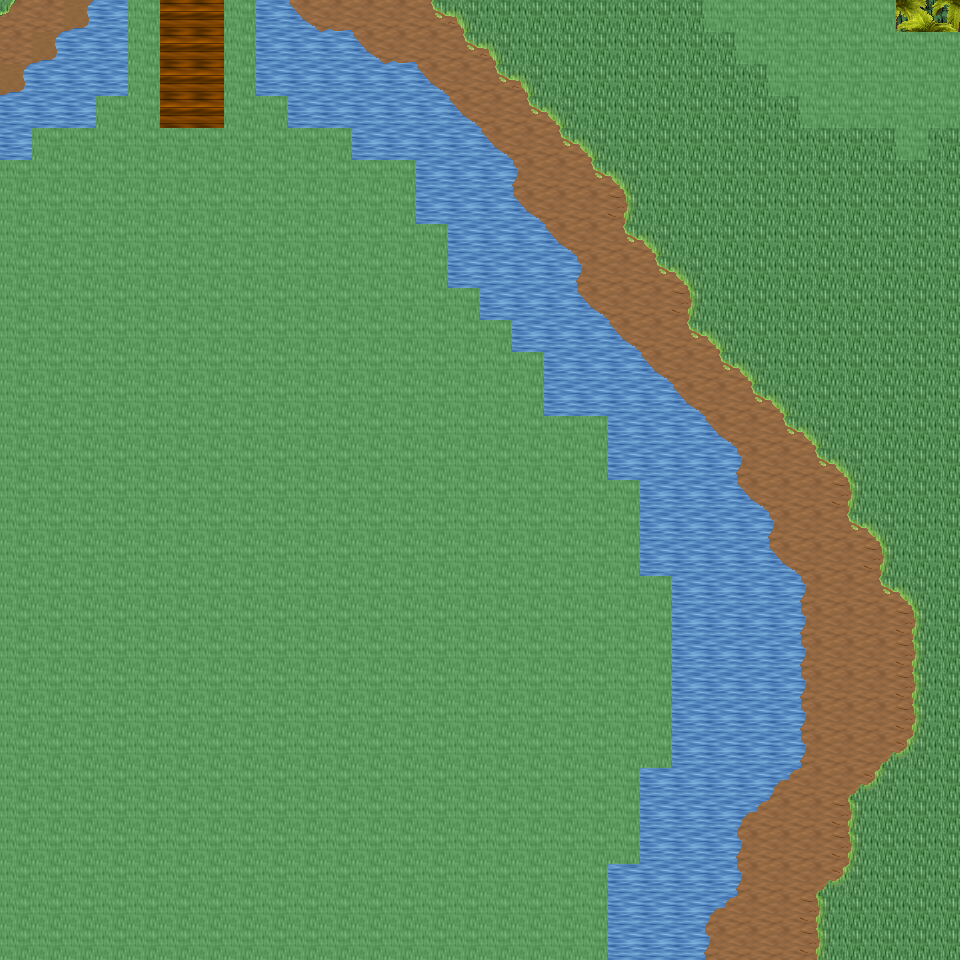

This is a level from a 2D game, rendered from its Tiled map with the project's own tilesets. A one-line summary and the map file follow, with tile-layer data summarised:
An orthogonal 30x30 tile map with 32x32 px tiles, 6 tile layers (Ground, Object, Object2, Above, ...), 35 tilesets and 7 objects (7x mapExit).

<map version="1.0" orientation="orthogonal" renderorder="right-down" width="30" height="30" tilewidth="32" tileheight="32" nextobjectid="8">
  <tileset firstgid="1" name="tileset_ground_ground" tilewidth="32" tileheight="32" tilecount="33" columns="3">
    <image source="../drawable/tileset_ground_ground.png" width="96" height="352" />
  </tileset>
  <tileset firstgid="34" name="tileset_ground_water_pool" tilewidth="32" tileheight="32" tilecount="72" columns="3">
    <image source="../drawable/tileset_ground_water_pool.png" width="96" height="768" />
  </tileset>
  <tileset firstgid="106" name="tileset_ground_water_pool_corners" tilewidth="32" tileheight="32" tilecount="72" columns="3">
    <image source="../drawable/tileset_ground_water_pool_corners.png" width="96" height="768" />
  </tileset>
  <tileset firstgid="178" name="tileset_ground_grass_edges" tilewidth="32" tileheight="32" tilecount="36" columns="12">
    <image source="../drawable/tileset_ground_grass_edges.png" width="384" height="96" />
  </tileset>
  <tileset firstgid="214" name="tileset_ground_grass_corners" tilewidth="32" tileheight="32" tilecount="24" columns="6">
    <image source="../drawable/tileset_ground_grass_corners.png" width="192" height="128" />
  </tileset>
  <tileset firstgid="238" name="tileset_plant_tree_palm_tree" tilewidth="32" tileheight="32" tilecount="6" columns="2">
    <image source="../drawable/tileset_plant_tree_palm_tree.png" width="64" height="96" />
  </tileset>
  <tileset firstgid="244" name="tileset_logic_creature_animal" tilewidth="32" tileheight="32" tilecount="32" columns="8">
    <image source="../drawable/tileset_logic_creature_animal.png" width="256" height="128" />
  </tileset>
  <tileset firstgid="276" name="tileset_logic_collision" tilewidth="32" tileheight="32" tilecount="1" columns="1">
    <image source="../drawable/tileset_logic_collision.png" width="32" height="32" />
  </tileset>
  <tileset firstgid="277" name="tileset_ground_ridge_earth_pale" tilewidth="32" tileheight="32" tilecount="96" columns="12">
    <image source="../drawable/tileset_ground_ridge_earth_pale.png" width="384" height="256" />
  </tileset>
  <tileset firstgid="373" name="tileset_object_tent" tilewidth="32" tileheight="32" tilecount="9" columns="3">
    <image source="../drawable/tileset_object_tent.png" width="96" height="96" />
  </tileset>
  <tileset firstgid="382" name="tileset_furniture_light_iron_lamp" tilewidth="32" tileheight="32" tilecount="3" columns="1">
    <image source="../drawable/tileset_furniture_light_iron_lamp.png" width="32" height="96" />
  </tileset>
  <tileset firstgid="385" name="tileset_furniture_light_flames" tilewidth="32" tileheight="32" tilecount="6" columns="6">
    <image source="../drawable/tileset_furniture_light_flames.png" width="192" height="32" />
  </tileset>
  <tileset firstgid="391" name="tileset_furniture_table_long_front_on_pale" tilewidth="32" tileheight="32" tilecount="3" columns="1">
    <image source="../drawable/tileset_furniture_table_long_front_on_pale.png" width="32" height="96" />
  </tileset>
  <tileset firstgid="394" name="tileset_furniture_chair_wooden_pale" tilewidth="32" tileheight="32" tilecount="4" columns="2">
    <image source="../drawable/tileset_furniture_chair_wooden_pale.png" width="64" height="64" />
  </tileset>
  <tileset firstgid="398" name="tileset_item_food_meals_1" tilewidth="32" tileheight="32" tilecount="2" columns="2">
    <image source="../drawable/tileset_item_food_meals_1.png" width="64" height="32" />
  </tileset>
  <tileset firstgid="400" name="tileset_item_drink_red_wine" tilewidth="32" tileheight="32" tilecount="4" columns="2">
    <image source="../drawable/tileset_item_drink_red_wine.png" width="64" height="64" />
  </tileset>
  <tileset firstgid="404" name="tileset_item_fishrods" tilewidth="32" tileheight="32" tilecount="12" columns="4">
    <image source="../drawable/tileset_item_fishrods.png" width="128" height="96" />
  </tileset>
  <tileset firstgid="416" name="tileset_building_wall_wood" tilewidth="32" tileheight="32" tilecount="16" columns="4">
    <image source="../drawable/tileset_building_wall_wood.png" width="128" height="128" />
  </tileset>
  <tileset firstgid="432" name="tileset_building_door_door_e" tilewidth="32" tileheight="32" tilecount="6" columns="2">
    <image source="../drawable/tileset_building_door_door_e.png" width="64" height="96" />
  </tileset>
  <tileset firstgid="438" name="tileset_building_door_door_w" tilewidth="32" tileheight="32" tilecount="6" columns="2">
    <image source="../drawable/tileset_building_door_door_w.png" width="64" height="96" />
  </tileset>
  <tileset firstgid="444" name="tileset_item_pot_barrel_tall" tilewidth="32" tileheight="32" tilecount="2" columns="1">
    <image source="../drawable/tileset_item_pot_barrel_tall.png" width="32" height="64" />
  </tileset>
  <tileset firstgid="446" name="tileset_building_fence_fence_chunky" tilewidth="32" tileheight="32" tilecount="21" columns="3">
    <image source="../drawable/tileset_building_fence_fence_chunky.png" width="96" height="224" />
  </tileset>
  <tileset firstgid="467" name="tileset_plant_bush_blue_green" tilewidth="32" tileheight="32" tilecount="1" columns="1">
    <image source="../drawable/tileset_plant_bush_blue_green.png" width="32" height="32" />
  </tileset>
  <tileset firstgid="468" name="tileset_logic_item_sheepfood" tilewidth="32" tileheight="32" tilecount="1" columns="1">
    <image source="../drawable/tileset_logic_item_sheepfood.png" width="32" height="32" />
  </tileset>
  <tileset firstgid="469" name="tileset_logic_creature_sheep" tilewidth="32" tileheight="32" tilecount="1" columns="1">
    <image source="../drawable/tileset_logic_creature_sheep.png" width="32" height="32" />
  </tileset>
  <tileset firstgid="470" name="tileset_logic_creature_amazon" tilewidth="32" tileheight="32" tilecount="16" columns="8">
    <image source="../drawable/tileset_logic_creature_amazon.png" width="256" height="64" />
  </tileset>
  <tileset firstgid="486" name="tileset_logic_item_fruits" tilewidth="32" tileheight="32" tilecount="16" columns="8">
    <image source="../drawable/tileset_logic_item_fruits.png" width="256" height="64" />
  </tileset>
  <tileset firstgid="502" name="tileset_plant_pineapple_plant" tilewidth="32" tileheight="32" tilecount="6" columns="2">
    <image source="../drawable/tileset_plant_pineapple_plant.png" width="64" height="96" />
  </tileset>
  <tileset firstgid="508" name="tileset_logic_portal" tilewidth="32" tileheight="32" tilecount="24" columns="8">
    <image source="../drawable/tileset_logic_portal.png" width="256" height="96" />
  </tileset>
  <tileset firstgid="532" name="tileset_ground_grass_2" tilewidth="32" tileheight="32" tilecount="21" columns="3">
    <image source="../drawable/tileset_ground_grass_2.png" width="96" height="224" />
  </tileset>
  <tileset firstgid="553" name="tileset_light_dim_yellow_light_7x5" tilewidth="32" tileheight="32" tilecount="35" columns="7">
    <image source="../drawable/tileset_light_dim_yellow_light_7x5.png" width="224" height="160" />
  </tileset>
  <tileset firstgid="588" name="tileset_light_yellow_light_5x5" tilewidth="32" tileheight="32" tilecount="25" columns="5">
    <image source="../drawable/tileset_light_yellow_light_5x5.png" width="160" height="160" />
  </tileset>
  <tileset firstgid="613" name="tileset_building_huts" tilewidth="32" tileheight="32" tilecount="338" columns="26">
    <image source="../drawable/tileset_building_huts.png" width="832" height="416" />
  </tileset>
  <tileset firstgid="951" name="tileset_logic_creature_spider" tilewidth="32" tileheight="32" tilecount="3" columns="3">
    <image source="../drawable/tileset_logic_creature_spider.png" width="96" height="32" />
  </tileset>
  <tileset firstgid="954" name="tileset_logic_creature_reptile" tilewidth="32" tileheight="32" tilecount="7" columns="7">
    <image source="../drawable/tileset_logic_creature_reptile.png" width="224" height="32" />
  </tileset>
  <layer name="Ground" width="30" height="30">
    <data>[900 cells, 900 non-empty, 12 distinct tile ids]</data>
  </layer>
  <layer name="Object" width="30" height="30">
    <data>[900 cells, 125 non-empty, 18 distinct tile ids]</data>
  </layer>
  <layer name="Object2" width="30" height="30">
    <data>[900 cells, 16 non-empty, 2 distinct tile ids]</data>
  </layer>
  <layer name="Above" width="30" height="30">
    <data>[900 cells, 13 non-empty, 5 distinct tile ids]</data>
  </layer>
  <layer name="Above2" width="30" height="30">
    <data>[900 cells, 3 non-empty, 3 distinct tile ids]</data>
  </layer>
  <layer name="Walkable" width="30" height="30">
    <data>[900 cells, 505 non-empty, 1 distinct tile ids]</data>
  </layer>
  <objectgroup name="MapEvents">
    <object id="1" name="north" type="mapExit" x="0" y="0" width="128" height="32">
      <properties>
        <property name="map" value="level_0_x273_y10" />
        <property name="x" value="0" />
        <property name="y" value="28" />
      </properties>
    </object>
    <object id="2" name="north2" type="mapExit" x="160" y="0" width="64" height="32">
      <properties>
        <property name="map" value="level_0_x273_y10" />
        <property name="x" value="5" />
        <property name="y" value="28" />
      </properties>
    </object>
    <object id="3" name="north3" type="mapExit" x="256" y="0" width="448" height="32">
      <properties>
        <property name="map" value="level_0_x273_y10" />
        <property name="x" value="8" />
        <property name="y" value="28" />
      </properties>
    </object>
    <object id="4" name="north4" type="mapExit" x="896" y="0" width="64" height="32">
      <properties>
        <property name="map" value="level_0_x273_y10" />
        <property name="x" value="28" />
        <property name="y" value="28" />
      </properties>
    </object>
    <object id="5" name="south" type="mapExit" x="608" y="928" width="352" height="32">
      <properties>
        <property name="map" value="level_0_x273_y12" />
        <property name="x" value="19" />
        <property name="y" value="1" />
      </properties>
    </object>
    <object id="6" name="east" type="mapExit" x="928" y="0" width="32" height="32">
      <properties>
        <property name="map" value="level_0_x274_y11" />
        <property name="x" value="1" />
        <property name="y" value="0" />
      </properties>
    </object>
    <object id="7" name="east2" type="mapExit" x="928" y="128" width="32" height="832">
      <properties>
        <property name="map" value="level_0_x274_y11" />
        <property name="x" value="1" />
        <property name="y" value="4" />
      </properties>
    </object>
  </objectgroup>
</map>
